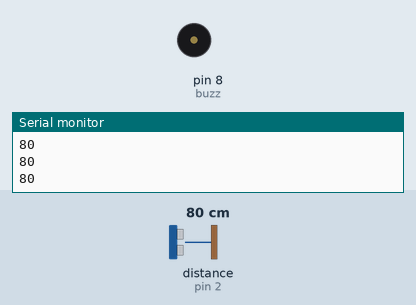
The sketch below on a simulated Arduino Uno, built with avr-gcc and run on an emulated ATmega328P. On the bench: buzzer (waves = sounding), the last lines printed to the serial monitor. Wiring (inferred from the names in the program): ultrasonic range finder: trigger pin 13; echo pin 2. The test bench sets the inputs (shaded band); at power-on: distance to the obstacle (sensor on pin 2) 80 cm. The echo pulse lasts 58.3 µs per cm.

Above: at 1.2 s.
1.3 s: distance to the obstacle (sensor on pin 2) set to 66 cm
2.8 s: distance to the obstacle (sensor on pin 2) set to 56 cm
At 3.3 s:
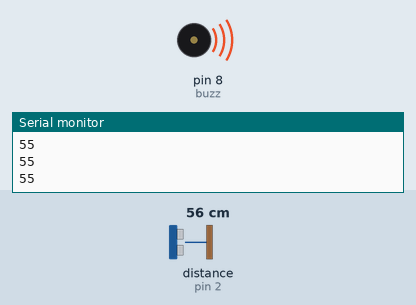
5.8 s: distance to the obstacle (sensor on pin 2) set to 120 cm
At 6.8 s:
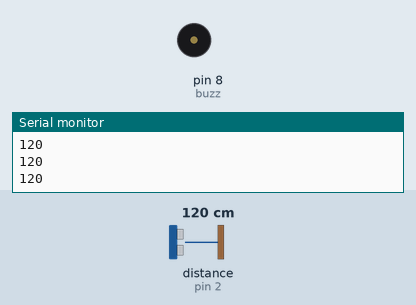
7.3 s: distance to the obstacle (sensor on pin 2) set to 2 cm
At 8.1 s:
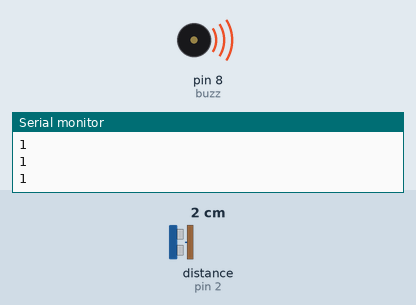
Timing chart, 0 to 9.8 s (numbered marks = the images above; inputs shaded):
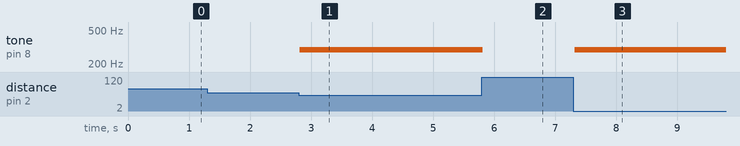

The sketch:

new_parking_sensor.ino
```cpp
#define trigPin 13
#define echoPin 2
#define buzz 8

unsigned long duration;
unsigned long distance;
unsigned long startTrigTime;
int intervalValue;
unsigned long measureCounter;
unsigned long previousCounter = 0;
volatile unsigned long startTime = 0;
volatile unsigned long endTime = 0;
volatile bool wholeTime = false;

void setup() {
  pinMode(trigPin, OUTPUT);
  pinMode(echoPin, INPUT);
  pinMode(buzz, OUTPUT);

  attachInterrupt(digitalPinToInterrupt(2), echoStartTime, RISING);

  Serial.begin(9600);

}

void loop() {
  measureTimeAndDistance();

  distanceBeeping();

  Serial.println(distance);
}

void measureTimeAndDistance(){

  if (wholeTime){
    noInterrupts();
    duration = endTime - startTime;
    distance = duration/58;
    wholeTime = false;
    interrupts();

    attachInterrupt(digitalPinToInterrupt(2), echoStartTime, RISING);
  } else {
    startTrigTime = micros();
    while(micros() - startTrigTime < 10){
      digitalWrite(trigPin, HIGH);
    }
      digitalWrite(trigPin, LOW);
    }
}

void echoStartTime(){
  startTime = micros();
  attachInterrupt(digitalPinToInterrupt(2), echoEndTime, FALLING);
}

void echoEndTime(){
  endTime = micros();
  wholeTime = true;
  detachInterrupt(digitalPinToInterrupt(2));
}

void distanceBeeping(){

  measureCounter = millis();

  if(distance >= 60){
    intervalValue = -1;
  } else if(distance < 60 && distance >= 50){
    intervalValue = 1500;
  } else if(distance < 50 && distance >= 40){
    intervalValue = 1000;
  } else if(distance < 40 && distance >= 30){
    intervalValue = 500;
  } else if(distance < 30 && distance >= 20){
    intervalValue = 250;
  } else if(distance < 20){
    intervalValue = 0;
  }
  if(intervalValue < 0){
    noTone(buzz);
  }else if(measureCounter - previousCounter >= intervalValue){
    tone(buzz,294,intervalValue);
    previousCounter = measureCounter;
  }
}
```

Measured:
- the behaviour switches between 61 and 60 cm on distance to the obstacle (sensor on pin 2) (found by bisection; images 0 and 1)
- after the input at 2.8 s, tone on pin 8 (buzz): silent → 294 Hz at once
- after the input at 5.8 s, tone on pin 8 (buzz): 294 Hz → silent at once
- after the input at 7.3 s, tone on pin 8 (buzz): silent → 294 Hz at once
